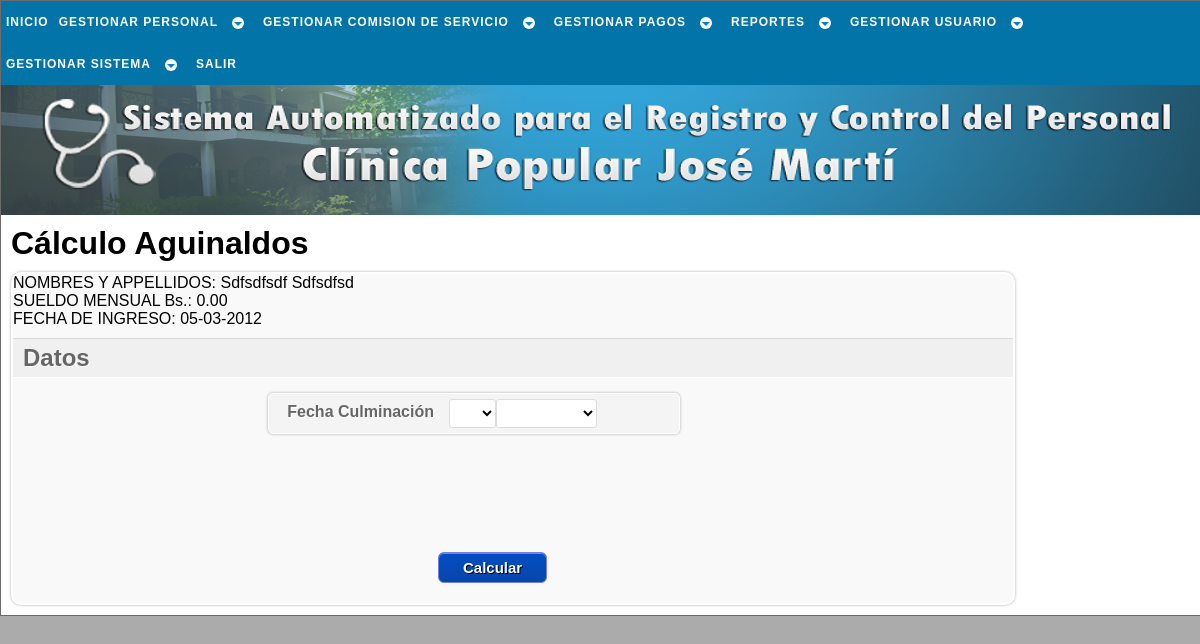
Page /php/pago/calc_aguinaldo_b.php?c=423123123 (signed in) on the earlier database version.
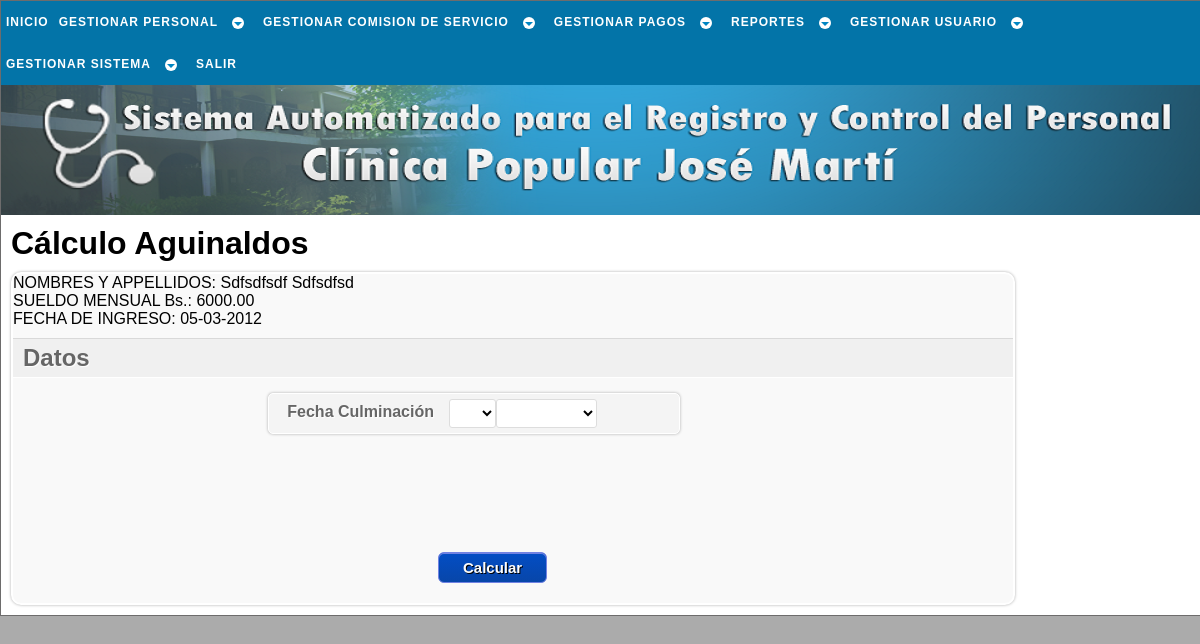
Same page on the later database version.
### tables this page shows
CREATE TABLE `laboral` (
  `cedula` int(12) NOT NULL,
  `sueldo_mensual` decimal(7,2) NOT NULL,
  `fecha_ingreso` date NOT NULL,
  `condicion` varchar(10) NOT NULL,
  `cargo` varchar(23) NOT NULL,
  `rango` varchar(22) NOT NULL,
  `area_desemp` varchar(14) NOT NULL,
  `resolucion` varchar(40) NOT NULL,
  `ley` varchar(5) NOT NULL,
  PRIMARY KEY (`cedula`),
  CONSTRAINT `laboral_ibfk_1` FOREIGN KEY (`cedula`) REFERENCES `trabajador` (`cedula`) ON UPDATE CASCADE
);

CREATE TABLE `trabajador` (
  `cedula` int(12) NOT NULL,
  `nombre` varchar(30) NOT NULL,
  `apellido` varchar(30) NOT NULL,
  `ciudadania` varchar(15) NOT NULL,
  `pasaporte` varchar(30) NOT NULL,
  `libreta_militr` varchar(30) NOT NULL,
  `fe_nac` date NOT NULL,
  `lug_nac` varchar(30) NOT NULL,
  `est_civil` varchar(15) NOT NULL,
  `nconyugue` varchar(50) NOT NULL,
  `estudia` int(1) NOT NULL,
  `direccion` varchar(50) NOT NULL,
  `telefono` varchar(12) NOT NULL,
  `telefono_em` varchar(12) NOT NULL,
  `estado` tinyint(1) NOT NULL,
  `actualizado` date NOT NULL,
  PRIMARY KEY (`cedula`)
);

### php/_sql/conslt_trabj_sql.php (called while the page is built, shortened)
<?php
	function conslt_laboral_trb($cnx_bd){
		if (isset($_GET['c'])) $cedula = $_GET['c'];
		$sql = "SELECT trabajador.cedula,nombre,apellido,laboral.*
				FROM trabajador
				JOIN laboral ON laboral.cedula = trabajador.cedula
				WHERE trabajador.cedula = '$cedula'";
		$resultado = $cnx_bd->query($sql);
		return $resultado;
	}
?>

### php/pago/calc_aguinaldo_b.php (the view, shortened to what this page needs)
<!DOCTYPE html PUBLIC "-//W3C//DTD XHTML 1.1//EN" "http://www.w3.org/TR/xhtml11/DTD/xhtml11.dtd" />
<html xmlns="http://www.w3.org/1999/xhtml" xml:lang="es" lang="es" dir="ltr">
	<head>
		<link rel="stylesheet" href="../../css/estilo.css" type="text/css" media="screen" />
    </head>
	<body>
		<div id="cuerpo">
			<div id="menu">
				<div id="cssmenu">
					<?php include('../_menu/menu_pago.php'); ?>
				</div>
			</div>
			<div id="inicio">
			</div>
			<div id="pagina">
				<div id="content">
					<h1>Cálculo Aguinaldos</h1>
					<div id="wrapper">
						<?php
							$cnx_bd = conexion();
							include('../_sql/conslt_trabj_sql.php');
							$resultado = conslt_laboral_trb($cnx_bd);
							$fila = $resultado->fetch_object();
							list($a,$m,$d) = explode('-',$fila->fecha_ingreso);
							echo 'NOMBRES Y APPELLIDOS: '.$fila->nombre.' '.$fila->apellido.'<br>SUELDO MENSUAL Bs.: '.$fila->sueldo_mensual.'<br>FECHA DE INGRESO: '.$d.'-'.$m.'-'.$a;
						?>
						<div id="steps">
							<form id="formElem" name="formElem" action="calc_aguinaldo_c.php" method="post">
								<fieldset class="step">
									<legend>Datos</legend>
									<div class='centro'>
										<div class='campo'>
											<label class='rotulo' title="Por favor elija la fecha en que culmina el periodo laboral del trabajador">Fecha Culminación</label>
											<select name="dia" id="dia" title="Seleccione el dia de culminación del periodo laboral" required>
												<option></option>
												<?php for($i=1;$i<=31;$i++) echo '<option value='.$i.'>'.$i.'</option>'; ?>
											</select>
											<select name="mes" id="mes" title="Seleccione el mes de culminación del periodo laboral" required>
												<option></option>
												<?php for($i=1;$i<=12;$i++) echo '<option value='.$i.'>'.nombre_fecha('mes',$i).'</option>'; ?>
											</select>
										</div>
									</div>
									<div class="bot_cent">
										<input type="submit" name="calcular" value="Calcular" id="boton" title="Click para calcular los aguinaldos del trabajdor" />
									</div>
								</fieldset>
							</form>
						</div>
					</div>
				</div>
			</div>
		</div>
	</body>
</html>

Differences in the rows shown:
changed laboral "Sdfsdfsdf": sueldo_mensual "0.00" → "6000.00"
